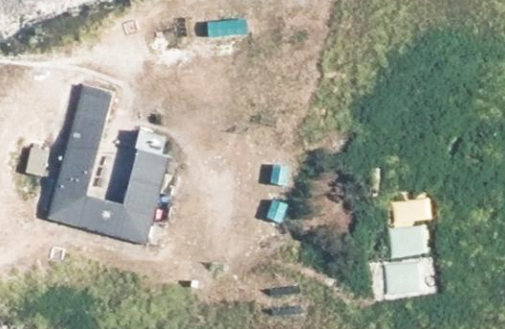
#> input picture MetaData/1.Real_Image/Photos/5.png, 505 x 329 px
$ python BGR2HSV.py
#> lines starting #> are read from the running program, lines starting #| are printed output that depends on the picture
#> further down, image is the input picture: shape (329, 505, 3); mean B, G, R 142, 156.3, 153.4
#> `hsv_image = cv2.cvtColor(image, cv2.COLOR_BGR2HSV)`: hsv_image: shape (329, 505, 3); mean H, S, V 43.5, 43, 163.1
import cv2


def backgr_removal(image,threshold_gr=50,kernel_size=11):

#> called with threshold_gr = 50, kernel_size = 11
    total_pixel_in_kernel = kernel_size*kernel_size
    Eighty_percent_kernel = int(total_pixel_in_kernel*0.8)
    gr_pixel_in_total = 0
    half_size_kernel = int((kernel_size-1)/2)
    # Convert image from BGR to HSV
    hsv_img = cv2.cvtColor(image, cv2.COLOR_BGR2HSV)

    # Extract the all channels from hsv
    h,s,v_channel = cv2.split(hsv_img)
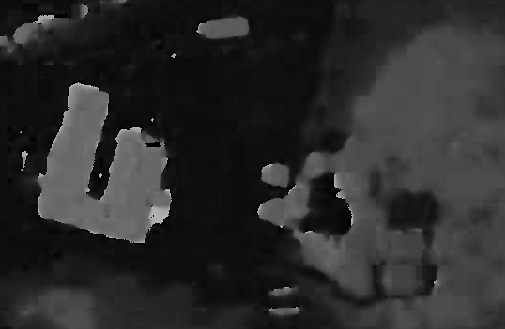
#> h: shape (329, 505); min 0, max 179, mean 43.5
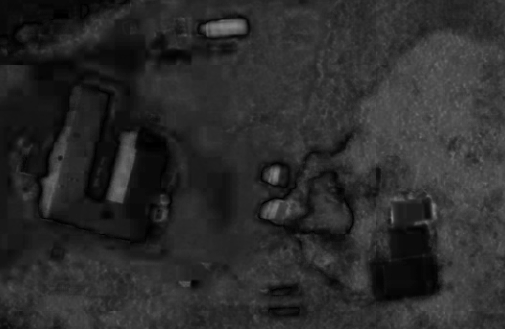
#> s: shape (329, 505); min 0, max 135, mean 43
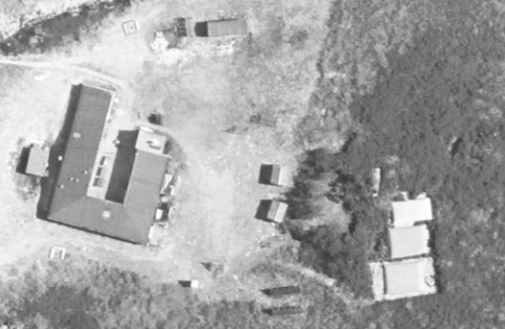
#> v_channel: shape (329, 505); min 53, max 255, mean 163.1
    height, width, _ = hsv_img.shape
#> height = 329; width = 505

    #run thourgh all image
    for y in range(0+half_size_kernel,height-half_size_kernel+1,1):
        for x in range(0+half_size_kernel,width-half_size_kernel+1,1):
            #find a dark pixel
            if h[y,x] < threshold_gr :

                #check dark region around dark pixel
                for j in range(y-half_size_kernel,y+half_size_kernel,1):
                    for i in range(x-half_size_kernel,x+half_size_kernel,1):
                        if h[j,i] < threshold_gr :
                            gr_pixel_in_total = gr_pixel_in_total + 1

                if gr_pixel_in_total > Eighty_percent_kernel :
                    #change the brightness of dark region
                    for j in range(y-half_size_kernel,y+half_size_kernel):
                        for i in range(x-half_size_kernel,x+half_size_kernel):
                            image[j,i] = [255,255,255]
            gr_pixel_in_total = 0
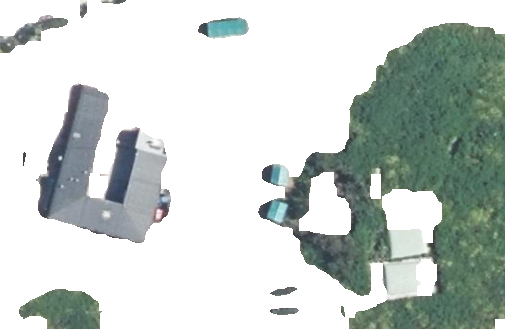
#> image: shape (329, 505, 3); mean B, G, R 201.8, 205.6, 197.7


    # return new image
    return image


# Load image and convert to HSV
image = cv2.imread("5.png")
hsv_image = cv2.cvtColor(image, cv2.COLOR_BGR2HSV)

# Mouse callback function
def show_hsv(event, x, y, flags, param):
    if event == cv2.EVENT_LBUTTONDOWN:
        hsv_val = hsv_image[y, x]  # Note: image[y, x]
        print(f"HSV at ({x}, {y}): {hsv_val}")

# Display image and set mouse callback
cv2.imshow('HSV Image', hsv_image)
cv2.imshow("orginal", image)
cv2.setMouseCallback('HSV Image', show_hsv)

filtered = backgr_removal(image)

cv2.imshow("filtered", filtered)

cv2.waitKey(0)
cv2.destroyAllWindows()
